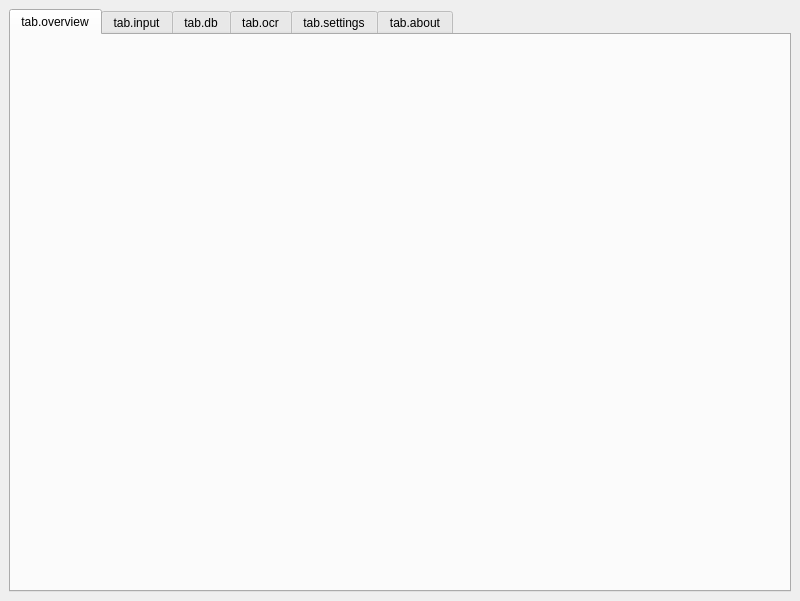
<?xml version="1.0" encoding="UTF-8"?>
<ui version="4.0">
 <class>MainWindow</class>
 <widget class="QMainWindow" name="MainWindow">
  <property name="geometry">
   <rect>
    <x>0</x>
    <y>0</y>
    <width>800</width>
    <height>601</height>
   </rect>
  </property>
  <property name="windowTitle">
   <string notr="true">Arcaea Offline</string>
  </property>
  <widget class="QWidget" name="centralwidget">
   <layout class="QVBoxLayout" name="verticalLayout">
    <item>
     <widget class="QTabWidget" name="tabWidget">
      <property name="currentIndex">
       <number>0</number>
      </property>
      <widget class="TabOverview" name="tab_overview">
       <attribute name="title">
        <string>tab.overview</string>
       </attribute>
      </widget>
      <widget class="TabInputScore" name="tab_input">
       <attribute name="title">
        <string>tab.input</string>
       </attribute>
      </widget>
      <widget class="TabDbEntry" name="tab_db">
       <attribute name="title">
        <string>tab.db</string>
       </attribute>
      </widget>
      <widget class="QWidget" name="tab_ocr">
       <attribute name="title">
        <string>tab.ocr</string>
       </attribute>
      </widget>
      <widget class="TabSettings" name="tab_settings">
       <attribute name="title">
        <string>tab.settings</string>
       </attribute>
      </widget>
      <widget class="TabAbout" name="tab_about">
       <attribute name="title">
        <string>tab.about</string>
       </attribute>
      </widget>
     </widget>
    </item>
   </layout>
  </widget>
 </widget>
 <customwidgets>
  <customwidget>
   <class>TabInputScore</class>
   <extends>QWidget</extends>
   <header>ui.implements.tabs.tabInputScore</header>
   <container>1</container>
  </customwidget>
  <customwidget>
   <class>TabOverview</class>
   <extends>QWidget</extends>
   <header>ui.implements.tabs.tabOverview</header>
   <container>1</container>
  </customwidget>
  <customwidget>
   <class>TabSettings</class>
   <extends>QWidget</extends>
   <header>ui.implements.tabs.tabSettings</header>
   <container>1</container>
  </customwidget>
  <customwidget>
   <class>TabAbout</class>
   <extends>QWidget</extends>
   <header>ui.implements.tabs.tabAbout</header>
   <container>1</container>
  </customwidget>
  <customwidget>
   <class>TabDbEntry</class>
   <extends>QWidget</extends>
   <header>ui.implements.tabs.tabDbEntry</header>
   <container>1</container>
  </customwidget>
 </customwidgets>
 <resources/>
 <connections/>
</ui>
